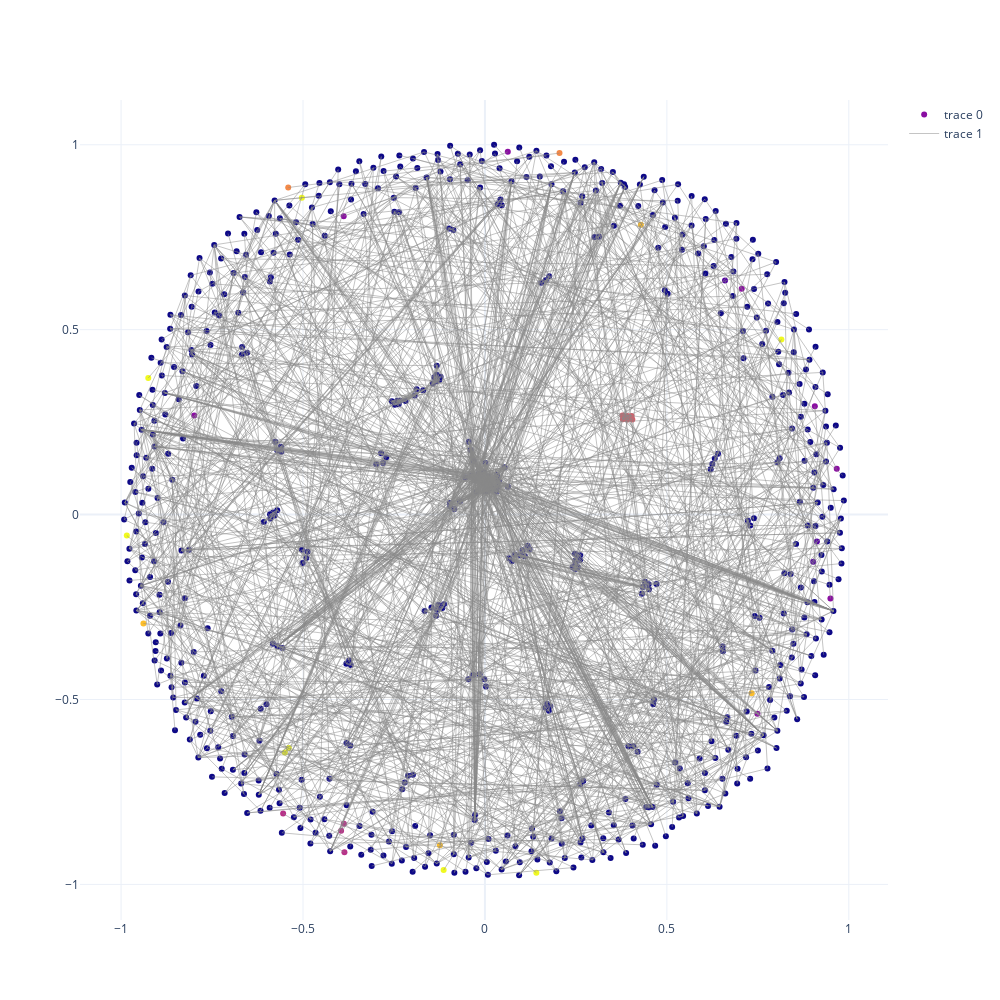

The cell this chart's notebook holds for it:
### Markdown cell above
## Plot Network w/ Clusters

### Code cell
plot_network_distance(G, cluster_labels)

### Figure 1 — Plotly figure (JSON) as saved in the notebook; plotly's stock layout.template omitted (floating-point values rounded to 4 significant figures; data arrays with more than 128 entries replaced by an {"elided": "..."} marker saying what was removed)
{"data": [{"hovertext": {"elided": "670 int values"}, "marker": {"color": {"elided": "670 int values"}}, "mode": "markers", "type": "scatter", "x": {"elided": "670 float values"}, "y": {"elided": "670 float values"}}, {"hovertext": {"elided": "1792 str values"}, "line": {"color": "#888", "width": 0.5}, "mode": "lines", "type": "scatter", "x": {"elided": "5376 float values"}, "y": {"elided": "5376 float values"}}], "layout": {"height": 1000, "width": 1000}}
